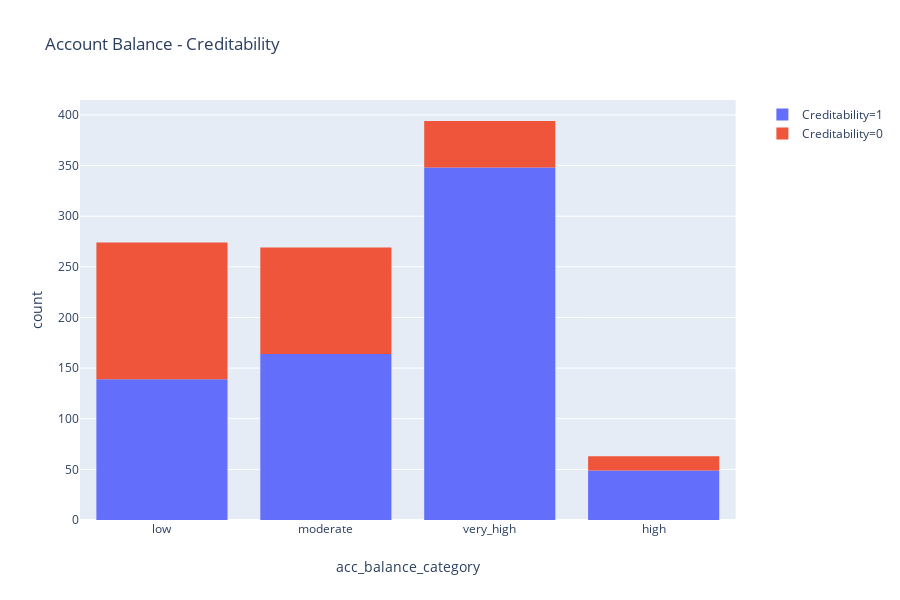

Notebook code for this chart:
### Code cell
fig = px.histogram(dataset, title='Account Balance - Creditability', x="acc_balance_category", color="Creditability")
fig.show()

### Figure 1 — Plotly figure (JSON) as saved in the notebook; plotly's stock layout.template omitted (floating-point values rounded to 4 significant figures; data arrays with more than 128 entries replaced by an {"elided": "..."} marker saying what was removed)
{"data": [{"alignmentgroup": "True", "bingroup": "x", "hoverlabel": {"namelength": 0}, "hovertemplate": "Creditability=1<br>acc_balance_category=%{x}<br>count=%{y}", "legendgroup": "Creditability=1", "marker": {"color": "#636efa"}, "name": "Creditability=1", "offsetgroup": "Creditability=1", "orientation": "v", "showlegend": true, "type": "histogram", "x": {"elided": "700 str values"}, "xaxis": "x", "yaxis": "y"}, {"alignmentgroup": "True", "bingroup": "x", "hoverlabel": {"namelength": 0}, "hovertemplate": "Creditability=0<br>acc_balance_category=%{x}<br>count=%{y}", "legendgroup": "Creditability=0", "marker": {"color": "#EF553B"}, "name": "Creditability=0", "offsetgroup": "Creditability=0", "orientation": "v", "showlegend": true, "type": "histogram", "x": {"elided": "300 str values"}, "xaxis": "x", "yaxis": "y"}], "layout": {"barmode": "relative", "height": 600, "legend": {"tracegroupgap": 0}, "title": {"text": "Account Balance - Creditability"}, "xaxis": {"anchor": "y", "domain": [0, 0.98], "title": {"text": "acc_balance_category"}}, "yaxis": {"anchor": "x", "domain": [0, 1], "title": {"text": "count"}}}}
